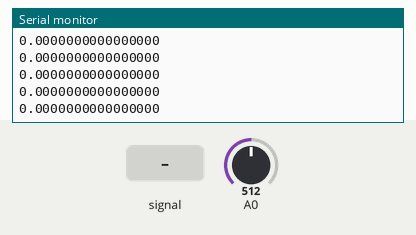
Bench run of a sketch on a simulated Arduino Uno, built with avr-gcc and run on an emulated ATmega328P. Parts: the last lines printed to the serial monitor. The test bench sets the inputs (shaded band); at power-on: A0 = 512.

Above: at 2.2 s.
2.3 s: A0 fed a 200 Hz sine of ±81 counts around its level
At 2.38 s:
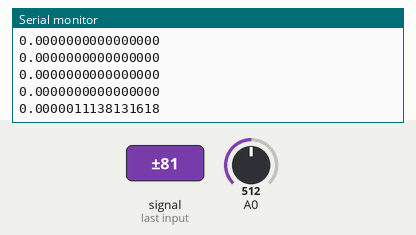
3.8 s: A0 set to 716
At 3.81 s:
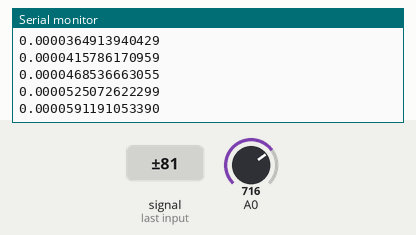
5.3 s: A0 fed a 1000 Hz sine of ±255 counts around its level
At 5.35 s:
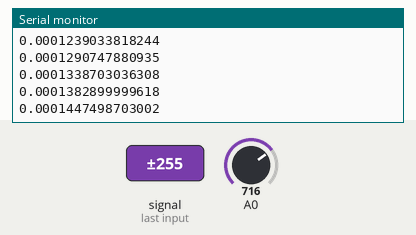
6.8 s: A0 set to 900
At 6.88 s:
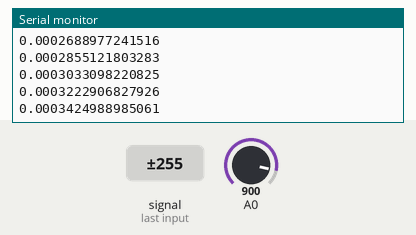
Timing chart, 0 to 9.3 s (numbered marks = the images above; inputs shaded):
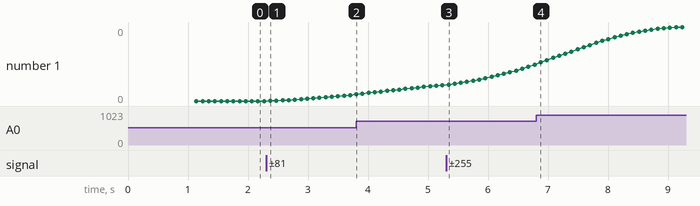

Measured:
- after the input at 2.3 s, the serial monitor: prints a new line after 0.07 s (image 1)
- after the input at 3.8 s, the serial monitor: prints a new line at once (image 2)
- after the input at 5.3 s, the serial monitor: prints a new line at once (image 3)
- after the input at 6.8 s, the serial monitor: prints a new line after 0.08 s (image 4)
- plotted number 1: 0 → 0 after the input at 2.3 s, 0 → 0 after the input at 3.8 s, 0 → 0 after the input at 5.3 s, 0 → 0 after the input at 6.8 s

The sketch:

socket.ino
```cpp
#include "Arduino.h"

#include "arduino_wrapper.h"

#include "current_sensor.h"
#include "voltage_sensor.h"
#include "power_meter.h"

void setup()
{
    Serial.begin(9600);
    ez_current_sensor_initialize();
	ez_voltage_sensor_initialize();
	ez_power_meter_initialize();
}

void loop()
{
	ez_power_meter_read();
}
```

arduino_wrapper.h
```cpp
#pragma once

#define DEFAULT_SERIAL Serial

#define ez_print DEFAULT_SERIAL.print
#define ez_println DEFAULT_SERIAL.println

#define ez_pwm(x, y) (analogWrite((x), (y)))
#define ez_time_micros() (micros())
#define ez_time_millis() (millis())
#define ez_time() (ez_time_micros() / 1000000.0f)
#define ez_delay(x) (delay((x)))

#define ADC_RESOLUTION 10
#define ADC_MAX_VOLTAGE 5.0f
#define ADC_TO_VOLT(x) ((float) (x) / ((float) (1 << ADC_RESOLUTION)) * ADC_MAX_VOLTAGE)
#define ez_adc(x) (analogRead((x)))
#define ez_adc_volts(x) (ADC_TO_VOLT(ez_adc((x))))

#define ON HIGH
#define OFF LOW
#define ez_make_output(x) (pinMode((x), OUTPUT))
#define ez_output_mode(x, y) (digitalWrite((x), (y)))

// Math stuff

#define EZ_PI 		3.14159265358979323f
#define EZ_TAU 		(2.0f * EZ_PI)
#define EZ_EULER 	2.71828182845904523f

#define EZ_DEG_FACTOR (180.0f / EZ_PI)
#define EZ_RAD_FACTOR (EZ_PI / 180.0f)
#define EZ_DEG(x) ((x) * EZ_DEG_FACTOR)
#define EZ_RAD(x) ((x) * EZ_RAD_FACTOR)

#define EZ_SQR(x) ((x) * (x))
#define EZ_POW(a, b) (powf(a, b))
#define EZ_MIN(a, b) ((a) < (b) ? (a) : (b))
#define EZ_MAX(a, b) ((a) > (b) ? (a) : (b))
#define EZ_ABS(x) ((x) >= 0.0f ? (x) : -(x))
#define EZ_SQRT(x) (sqrt(x))

#define EZ_QMF_SORT(a, b) {if ((a) > (b)) EZ_QMF_SWAP((a), (b));}
#define EZ_QMF_SWAP(a, b) {float temp = (a); (a) = (b); (b) = temp;}
#define EZ_QMF_COPY(p, v, n) {int i; for (i = 0; i < (n); i++) (p)[i] = (v)[i];}

float ez_quick_median_filter_3(float* vector)
{
    float p[3];
    EZ_QMF_COPY(p, vector, 3);

    EZ_QMF_SORT(p[0], p[1]); EZ_QMF_SORT(p[1], p[2]); EZ_QMF_SORT(p[0], p[1]) ;
    return p[1];
}

float ez_quick_median_filter_5(float* vector)
{
    float p[5];
    EZ_QMF_COPY(p, vector, 5);

    EZ_QMF_SORT(p[0], p[1]); EZ_QMF_SORT(p[3], p[4]); EZ_QMF_SORT(p[0], p[3]);
    EZ_QMF_SORT(p[1], p[4]); EZ_QMF_SORT(p[1], p[2]); EZ_QMF_SORT(p[2], p[3]);
    EZ_QMF_SORT(p[1], p[2]);
    return p[2];
}

float ez_quick_median_filter_7(float* vector)
{
    float p[7];
    EZ_QMF_COPY(p, vector, 7);

    EZ_QMF_SORT(p[0], p[5]); EZ_QMF_SORT(p[0], p[3]); EZ_QMF_SORT(p[1], p[6]);
    EZ_QMF_SORT(p[2], p[4]); EZ_QMF_SORT(p[0], p[1]); EZ_QMF_SORT(p[3], p[5]);
    EZ_QMF_SORT(p[2], p[6]); EZ_QMF_SORT(p[2], p[3]); EZ_QMF_SORT(p[3], p[6]);
    EZ_QMF_SORT(p[4], p[5]); EZ_QMF_SORT(p[1], p[4]); EZ_QMF_SORT(p[1], p[3]);
    EZ_QMF_SORT(p[3], p[4]);
    return p[3];
}

float ez_quick_median_filter_9(float* vector)
{
    float p[9];
    EZ_QMF_COPY(p, vector, 9);

    EZ_QMF_SORT(p[1], p[2]); EZ_QMF_SORT(p[4], p[5]); EZ_QMF_SORT(p[7], p[8]);
    EZ_QMF_SORT(p[0], p[1]); EZ_QMF_SORT(p[3], p[4]); EZ_QMF_SORT(p[6], p[7]);
    EZ_QMF_SORT(p[1], p[2]); EZ_QMF_SORT(p[4], p[5]); EZ_QMF_SORT(p[7], p[8]);
    EZ_QMF_SORT(p[0], p[3]); EZ_QMF_SORT(p[5], p[8]); EZ_QMF_SORT(p[4], p[7]);
    EZ_QMF_SORT(p[3], p[6]); EZ_QMF_SORT(p[1], p[4]); EZ_QMF_SORT(p[2], p[5]);
    EZ_QMF_SORT(p[4], p[7]); EZ_QMF_SORT(p[4], p[2]); EZ_QMF_SORT(p[6], p[4]);
    EZ_QMF_SORT(p[4], p[2]);
    return p[4];
}

void ez_apply_median_filter_3(float* source, float* destination, int length)
{
    for (int k = 0; k < length; k++)
    {
        float vector[3];
        for (int j = 0; j < 3; j++)
        {
            vector[j] = source[((k - 1 + j < 0) ? 0 : ((k - 1 + j >= length) ? length - 1 : (k - 1 + j)))];
        }
        destination[k] = ez_quick_median_filter_3(vector);
    }
}

void ez_apply_median_filter_5(float* source, float* destination, int length)
{
    for (int k = 0; k < length; k++)
    {
        float vector[5];
        for (int j = 0; j < 5; j++)
        {
            vector[j] = source[((k - 2 + j < 0) ? 0 : ((k - 2 + j >= length) ? length - 1 : (k - 2 + j)))];
        }
        destination[k] = ez_quick_median_filter_5(vector);
    }
}

void ez_apply_median_filter_7(float* source, float* destination, int length)
{
    for (int k = 0; k < length; k++)
    {
        float vector[7];
        for (int j = 0; j < 7; j++)
        {
            vector[j] = source[((k - 3 + j < 0) ? 0 : ((k - 3 + j >= length) ? length - 1 : (k - 3 + j)))];
        }
        destination[k] = ez_quick_median_filter_7(vector);
    }
}

void ez_apply_median_filter_9(float* source, float* destination, int length)
{
    for (int k = 0; k < length; k++)
    {
        float vector[9];
        for (int j = 0; j < 9; j++)
        {
            vector[j] = source[((k - 4 + j < 0) ? 0 : ((k - 4 + j >= length) ? length - 1 : (k - 4 + j)))];
        }
        destination[k] = ez_quick_median_filter_9(vector);
    }
}
```

current_sensor.h
```cpp
#pragma once

#define EZ_CURRENT_SENSOR_PORT A0
#define EZ_CURRENT_SENSOR_SENSITIVITY 0.1f // (V / A)
#define EZ_CURRENT_SENSOR_CALIBRATION_SIZE 10
#define EZ_CURRENT_SENSOR_SAMPLE_TIME 100000 // (us)
#define EZ_CURRENT_SENSOR_ENABLE_CALIBRATION

float current_sensor_offset = 0.0f;

void ez_current_sensor_initialize();
void ez_current_sensor_calibrate();
float ez_current_sensor_sample();
float ez_current_sensor_read();
```

current_sensor.ino
```cpp
#include "current_sensor.h"

void ez_current_sensor_initialize()
{
	ez_println("Initializing current sensor.");
#ifdef EZ_CURRENT_SENSOR_ENABLE_CALIBRATION
	ez_current_sensor_calibrate();
#endif
}

void ez_current_sensor_calibrate()
{
	ez_println("Starting current sensor calibration.");
	float total = 0.0f;

	for (unsigned i = 0; i < EZ_CURRENT_SENSOR_CALIBRATION_SIZE; i++)
	{
		total += ez_current_sensor_sample();
	}

	current_sensor_offset = total / EZ_CURRENT_SENSOR_CALIBRATION_SIZE;
	ez_println("Current sensor calibrated.");
	ez_print("Offset: ");
	ez_println(current_sensor_offset);
}

float ez_current_sensor_sample()
{
	float result;

	int read_value;
	int max_value = 0;
	int min_value = 1023;

	unsigned long start_time = ez_time_micros();
	while ((ez_time_micros() - start_time) < EZ_CURRENT_SENSOR_SAMPLE_TIME)
	{
		read_value = ez_adc(EZ_CURRENT_SENSOR_PORT);

		if (read_value > max_value)
		{
		   max_value = read_value;
		}

		if (read_value < min_value)
		{
		   min_value = read_value;
		}
	}
	result = ADC_TO_VOLT(max_value - min_value) - current_sensor_offset;

	return result;

	// float result;

	// float read_value;
	// float sum = 0.0f;
	// unsigned samples = 0;

	// unsigned long start_time = ez_time_micros();

	// while ((ez_time_micros() - start_time) < EZ_CURRENT_SENSOR_SAMPLE_TIME)
	// {
	// 	// read_value = (float) ez_adc(EZ_CURRENT_SENSOR_PORT) - (1 << ADC_RESOLUTION) / 2.0f;
	// 	read_value = (float) ez_adc(EZ_CURRENT_SENSOR_PORT);
	// 	sum += EZ_SQR(read_value);
	// 	samples += 1;
	// }

	// result = ADC_TO_VOLT(EZ_SQRT(sum / samples)) - current_sensor_offset;

	// return result;
}

float ez_current_sensor_read()
{
	float voltage = ez_current_sensor_sample();
	float voltage_rms = voltage / 2.0f * 0.707f;
	float amps_rms = voltage_rms / EZ_CURRENT_SENSOR_SENSITIVITY;

	return EZ_MAX(amps_rms, 0.0f);
}
```

moving_average.h
```cpp
#pragma once

typedef struct ez_moving_average_def
{
	float sum = 0.0f;
	float* values;
	unsigned size = 0;
	float average = 0.0f;
	unsigned long entry_counter = 0;
} ez_moving_average;

void ez_moving_average_initialize(ez_moving_average* data, unsigned size);
void ez_moving_average_push(ez_moving_average* data, float value);
void ez_moving_average_destroy(ez_moving_average* data);
```

moving_average.ino
```cpp
#include "moving_average.h"

void ez_moving_average_initialize(ez_moving_average* data, unsigned size)
{
	data->size = size;
	data->values = (float*) malloc(sizeof(float) * size);
}

void ez_moving_average_push(ez_moving_average* data, float value)
{
	data->sum += value;

	if (!(data->entry_counter < data->size))
	{
		data->sum -= data->values[(data->entry_counter - data->size) % data->size];
	}

	data->values[data->entry_counter++ % data->size] = value;

	data->average = data->sum / ((data->entry_counter >= data->size) ? data->size : data->entry_counter);

	data->average -= data->average / data->size;
 	data->average += value / data->size;
}

void ez_moving_average_destroy(ez_moving_average* data)
{
	free(data->values);
}
```

power_meter.h
```cpp
#include "current_sensor.h"
#include "voltage_sensor.h"
#include "moving_average.h"

#pragma once

#define EZ_POW_METER_MOVING_AVERAGE_SIZE 25
#define EZ_POW_METER_NOISE_FLOOR 4.0f

ez_moving_average pow_meter_current_average;

float pow_meter_total_power = 0.0f;

unsigned long pow_meter_last_current_reading = 0;
float pow_meter_mains_voltage = 123.0f;

void ez_power_meter_initialize();
void ez_power_meter_read();
```

power_meter.ino
```cpp
#include "power_meter.h"

void ez_power_meter_initialize()
{
	ez_println("Initializing power meter.");
	ez_moving_average_initialize(&pow_meter_current_average, EZ_POW_METER_MOVING_AVERAGE_SIZE);
}

void ez_power_meter_read()
{
	// Avoid erroneous initial integration step
	if (pow_meter_last_current_reading == 0)
	{
		pow_meter_last_current_reading = ez_time_micros();
		return;
	}

	// Compute moving average of sampled current
	ez_moving_average_push(&pow_meter_current_average, ez_current_sensor_read() * pow_meter_mains_voltage);

	// Update timer and calculate elapsed seconds
	unsigned long now = ez_time_micros();
	float seconds = (now - pow_meter_last_current_reading) / 1000000.0f;
	float hours = seconds / 3600.0f;
	pow_meter_last_current_reading = now;

	// Convert W to kWh
	pow_meter_total_power += hours * pow_meter_current_average.average / 1000.0f;

	ez_println(pow_meter_total_power, 16);

	// (pow_meter_current_average.average < EZ_POW_METER_NOISE_FLOOR) ? ez_println(0.0f) : ez_println(pow_meter_current_average.average);
}
```

voltage_sensor.h
```cpp
#pragma once

#define EZ_VOLTAGE_SENSOR_PORT A1
#define EZ_VOLTAGE_SENSOR_SENSITIVITY 0.00051045265f
#define EZ_VOLTAGE_SENSOR_SAMPLE_TIME 2000000 // (us)

void ez_voltage_sensor_initialize();
float ez_voltage_sensor_sample();
float ez_voltage_sensor_read();
```

voltage_sensor.ino
```cpp
#include "voltage_sensor.h"

void ez_voltage_sensor_initialize()
{
	ez_println("Initializing voltage sensor.");
}

float ez_voltage_sensor_sample()
{
	float result;

	unsigned long read_value;
	unsigned long sum = 0;
	unsigned samples = 0;

	unsigned long start_time = ez_time_micros();

	while ((ez_time_micros() - start_time) < EZ_VOLTAGE_SENSOR_SAMPLE_TIME)
	{
		read_value = ez_adc(EZ_VOLTAGE_SENSOR_PORT);

		sum += read_value * read_value;
		samples += 1;
	}

	result = (float) sum / samples;

	return result;
}

float ez_voltage_sensor_read()
{
	float voltage = ez_voltage_sensor_sample();
	float voltage_rms_scaled = voltage * EZ_VOLTAGE_SENSOR_SENSITIVITY;

	return voltage_rms_scaled;
}
```
